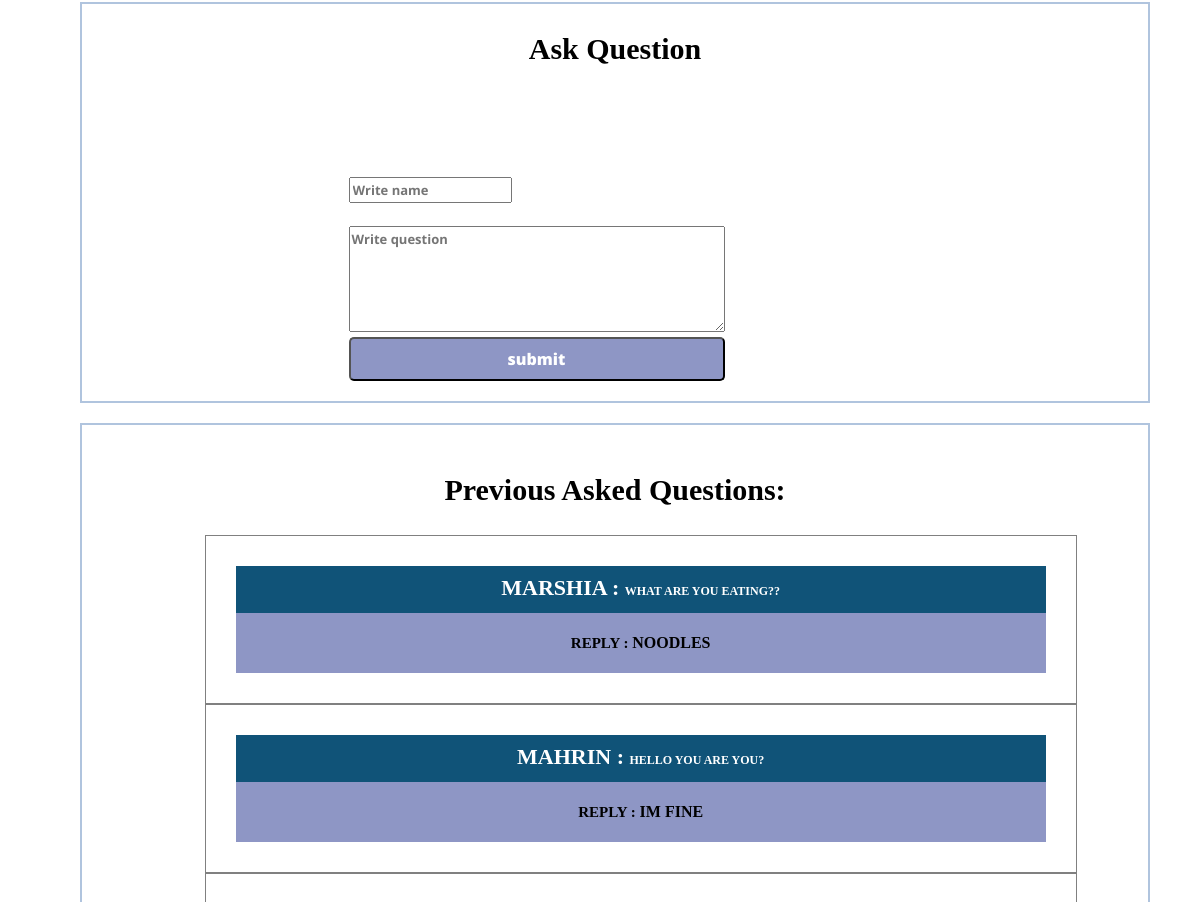
The page /view/faq.php (middle part) on the database as committed earlier.
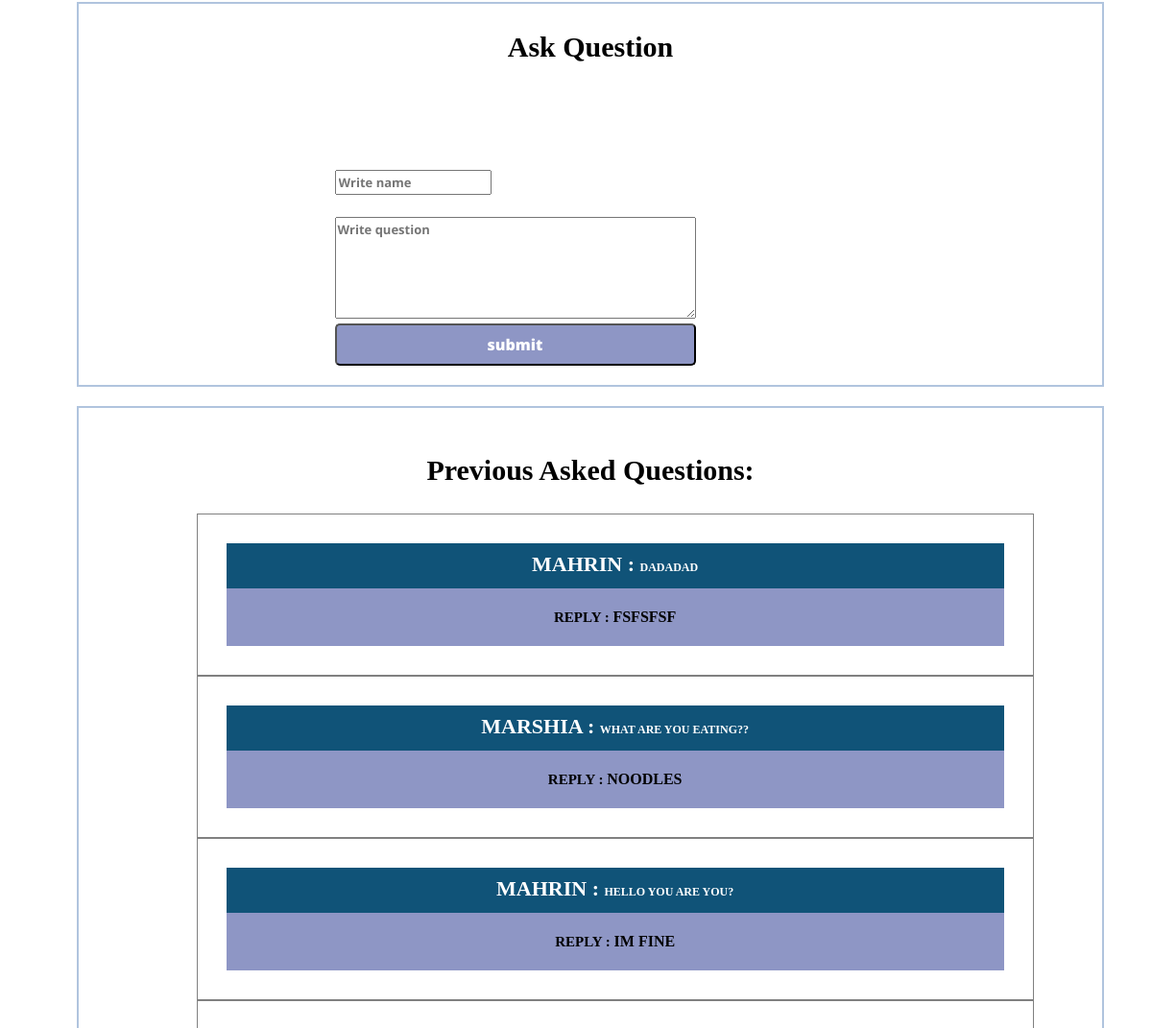
The same page on the database as committed later.
### tables this page shows
CREATE TABLE IF NOT EXISTS `faq` (
  `id` int(11) NOT NULL AUTO_INCREMENT,
  `name` varchar(20) NOT NULL,
  `comment` varchar(400) NOT NULL,
  `admin_reply` varchar(300) NOT NULL,
  `accept` int(11) NOT NULL DEFAULT '0',
  PRIMARY KEY (`id`)
);

### view/faq.php (the view, shortened to what this page needs)
<!DOCTYPE html>
<head>
    <link rel="stylesheet" href="css/bootstrap.min.css"/>
    <link rel="stylesheet" href="css/style.css">
    <link rel="stylesheet" href="css/style.css" type="text/css"  media="screen" data-name="skins">
    <link rel="stylesheet" href="http://cdnjs.cloudflare.com/ajax/libs/font-awesome/4.6.3/css/font-awesome.min.css">
    <link rel="stylesheet" href="css/font-awesome.css"/>
    <link rel="stylesheet" href="css/fractionslider.css"/>
    <link rel="stylesheet" href="css/style-fraction.css"/>
    <link rel="stylesheet" href="css/style_footer.css"/>
</head>
<body>
    <section class="wrapper container">
        <div class="details" >
            <div style="margin-left: 30px;padding-top:30px;">
                <div id='comment_note'style="border:2px solid lightsteelblue;margin-left:20px;margin-right: 20px;">
                    <h4 style='text-align: center;background-color: white;font-size: 30px;font-family:Monotype Corsiva;color: black;padding:20px;font-weight: bolder; '><b>Ask Question<b></h4>
                                <br><br>
                                <div style="margin-left:25%;">
                                    <form action="faq.php" method="POST">
                                        <table>
                                            <tr><td><span style="font-family:Monotype Corsiva;color:white;font-weight: bolder;font-size: 25px;">Name:</span> <br><input placeholder="Write name" type="text" name="name"/></td></tr><br>
                                            <tr><td colspan="2"><span style="font-family:Monotype Corsiva;color:white;font-weight: bolder;font-size: 25px;">Write Question:</span> </td></tr>
                                            <tr><td colspan="5"><textarea name="comment" placeholder="Write question "rows="5" cols="50"></textarea></td></tr>
                                            <tr><td colspan="2"><input id='details_button_faq' type="submit" name="submit" value="submit"></td></tr>
                                        </table>
                                    </form>
                                </div>
                                </div>
                                <?php
                                $faqquery = mysql_query("SELECT * FROM faq where accept=1 ORDER BY id DESC");
                                ?>
                                <div style="border:2px solid lightsteelblue;padding:20px;margin:20px;text-align: center;">
                                    <h4 style='text-align: center;background-color: white;font-size: 30px;font-family:Monotype Corsiva;color: black;padding:20px;font-weight: bolder; '>Previous Asked Questions:</h4>
                                    <?php
                                    while ($rows = mysql_fetch_assoc($faqquery)) {
                                        $name = $rows['name'];
                                        $comment = $rows['comment'];
                                        $admin_reply = $rows['admin_reply'];
                                        ?>
                                        <div style="border:1px solid grey ;padding:30px;margin-left:10%;margin-right: 20%;width: 85%;word-wrap: break-word;">
                                            <div style="word-wrap: break-word;background-color: #105378;padding:12px;">
                                                <span style=" word-wrap: break-word;color:white;text-transform: uppercase;font-size: 22px;font-family:Monotype Corsiva;font-weight: bolder; "> <?php echo $name; ?> : <span style="font-size: 12px;font-family: times new roman"><?php echo $comment; ?></span>  </span>
                                            </div>
                                            <div style="word-wrap: break-word;padding:20px;background-color: #8e96c5;">
                                                <span style="word-wrap: break-word;color:black;text-transform: uppercase;font-size: 15px;margin-top: 80px;font-family:Monotype Corsiva;font-weight: bolder; "> reply : <span style="font-size: 16px;font-family: times new roman"><?php echo $admin_reply; ?></span>  </span>
                                            </div>
                                        </div>
                                        <?php
                                    }
                                    ?>
                                </div>
                                </div>
                                </div>
                                </section>
                                </body>
                                </html>

Rows that differ between the two databases and show on the page:
added faq: name "MAHRIN", comment "DADADAD", admin_reply "FSFSFSF"
